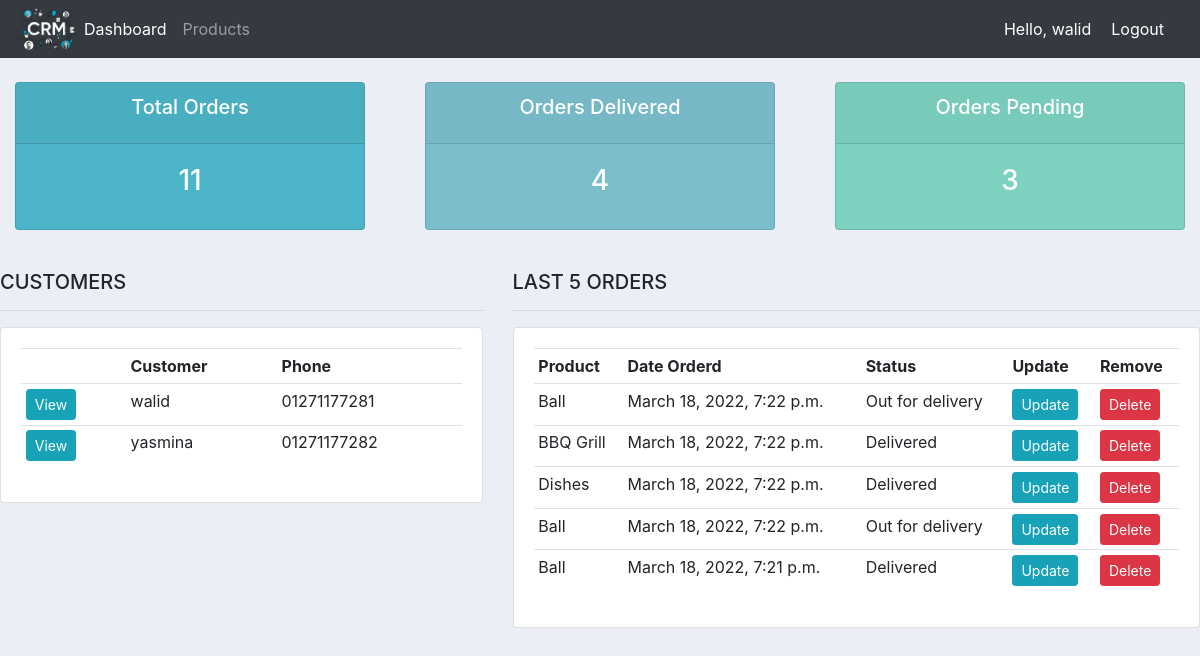
Screenshot of / (signed in) with the database file from the repository.
### accounts/models.py (models this page shows, shortened)
class Customer(models.Model):
    user = models.OneToOneField(User, null=True, blank=True, on_delete=models.CASCADE)
    name = models.CharField(max_length=200, null=True)
    phone = models.CharField(max_length=200, null=True)
    profile_pic = models.ImageField(default="default.png", null=True, blank=True)
    date_created = models.DateTimeField(auto_now_add=True, null=True)

class Order(models.Model):
    STATUS = (
        ('Pending','Pending'),
        ('Out for delivery','Out for delivery'),
        ('Delivered','Delivered'),
    )
    customer = models.ForeignKey(Customer, null=True, on_delete=models.SET_NULL) #One to many rel.
    product = models.ForeignKey(Product, null=True, on_delete=models.SET_NULL)
    date_created = models.DateTimeField(auto_now_add=True, null=True)
    status = models.CharField(max_length=200, null=True, choices=STATUS)

class Product(models.Model):
    CATEGORY = (
        ('Indoor','Indoor'),
        ('Outdoor','Outdoor'),
    )
    name =  models.CharField(max_length=200, null=True)
    price =  models.FloatField(null=True)
    category =  models.CharField(max_length=200, null=True, choices=CATEGORY)
    description =  models.CharField(max_length=200, null=True, blank=True) #blank means can make it blank.
    date_created = models.DateTimeField(auto_now_add=True, null=True)
    tags = models.ManyToManyField(Tag) #Many to many rel.
    def __str__(self):
        return self.name

### accounts/decorators.py (the view)
    def wrapper_func(request, *args, **kwargs):
        group = None
        if request.user.groups.exists():
            group = request.user.groups.all()[0].name
        if group == 'customer':
            return redirect('user-page')
        if group == 'admin':
            return view_func(request, *args, **kwargs)

### accounts/views.py (called while the page is built)
@login_required(login_url='login')
@admin_only
def home(request):
    customers = Customer.objects.all()
    orders = Order.objects.all()
    last_orders = Order.objects.select_related('customer__user', 'product').prefetch_related('product__tags').all().order_by('-date_created')[0:5]
    totalOrders = orders.count()
    delivered = orders.filter(status='Delivered').count()
    pending = orders.filter(status='Pending').count()
    context = {
        'orders':orders,
        'customers':customers,
        'last_orders': last_orders,
        'totalOrders':totalOrders,
        'delivered':delivered,
        'pending':pending
        }
    return render(request, 'accounts/dashboard.html',context)

### accounts/templates/accounts/dashboard.html
{% extends 'accounts/main.html' %}
{% block content %}
{% include 'accounts/status.html' %}
<br>
<div class="row">
	<div class="col-md-5">
		<h5>CUSTOMERS</h5>
		<hr>
		<div class="card card-body">
			<table class="table table-sm">
				<tr>
					<th></th>
					<th>Customer</th>
					<th>Phone</th>
				</tr>
				{% for customer in customers %}
					<tr>
						<td><a class="btn btn-sm btn-info" href="{% url 'customer' customer.id %}">View</a></td>
						<td>{{customer.name}}</td>
						<td>{{customer.phone}}</td>
					</tr>
				{% endfor %}
			</table>
		</div>
	</div>
	<div class="col-md-7">
		<h5>LAST 5 ORDERS</h5>
		<hr>
		<div class="card card-body">
			<table class="table table-sm">
				<tr>
					<th>Product</th>
					<th>Date Orderd</th>
					<th>Status</th>
					<th>Update</th>
					<th>Remove</th>
				</tr>
				{% for order in last_orders %}
					<tr>
						<td>{{order.product}}</td>
						<td>{{order.date_created}}</td>
						<td>{{order.status}}</td>
						<td><a class="btn btn-sm btn-info" href="{% url 'update_order' order.id %}">Update</a></td>
						<td><a class="btn btn-sm btn-danger" href="{% url 'delete_order' order.id %}">Delete</a></td>
					</tr>
				{% endfor %}
			</table>
		</div>
	</div>
</div>
{% endblock %}

### accounts/templates/accounts/main.html (shortened to what this page needs)
{% load static %}
<!DOCTYPE html>
<html lang="en">
<head>
    <link
    rel="stylesheet"
    href="https://cdn.jsdelivr.net/npm/bootstrap@4.3.1/dist/css/bootstrap.min.css"
>
    <link rel="stylesheet" type="text/css" href="{% static '/css/main.css' %}">
</head>
<body>
    {% include 'accounts/navbar.html' %}
    {% block content %}
    {% endblock %}
</body>
</html>

### accounts/templates/accounts/navbar.html (shortened to what this page needs)
{% load static %}
<nav class="navbar navbar-expand-lg navbar-dark bg-dark">
    <img src="{% static 'images/logo.png' %}" width="60">
    <div class="collapse navbar-collapse" id="navbarNav">
      <ul class="navbar-nav">
        {% if request.user.is_staff %}
        <li class="nav-item active">
          <a class="nav-link" href="{% url 'home' %}">Dashboard</a>
        </li>
        <li class="nav-item">
          <a class="nav-link" href="{% url 'products' %}">Products</a>
        </li>
        {% else %}
        <li class="nav-item">
          <a class="nav-link" href="{% url 'account' %}">Settings</a>
        </li>
        {% endif %}
      </ul>
    </div>
    <span class="hello-msg">Hello, {{request.user}} </span>
    <span><a class="hello-msg" href="{% url 'logout' %}">Logout</a></span>
  </nav>

### accounts/templates/accounts/status.html
<br>
<div class="row">
	<div class="col">
		<div class="col-md">
			<div class="card text-center text-white  mb-3" id="total-orders">
			  	<div class="card-header">
			  		<h5 class="card-title">Total Orders</h5>
			  	</div>
			  	<div class="card-body">
			    	<h3 class="card-title">{{totalOrders}}</h3>
			  	</div>
			</div>
		</div>
	</div>
	<div class="col">
		<div class="col-md">
			<div class="card text-center text-white  mb-3" id="orders-delivered">
			  	<div class="card-header">
			  		<h5 class="card-title">Orders Delivered</h5>
			  	</div>
			  	<div class="card-body">
			    	<h3 class="card-title">{{delivered}}</h3>
			  	</div>
			</div>
		</div>
	</div>
	<div class="col">
		<div class="col-md">
			<div class="card text-center text-white  mb-3" id="orders-pending">
			  	<div class="card-header">
			  		<h5 class="card-title">Orders Pending</h5>
			  	</div>
			  	<div class="card-body">
			    	<h3 class="card-title">{{pending}}</h3>
			  	</div>
			</div>
		</div>
	</div>
</div>

### static/css/main.css (style rules this page uses)
body { background-color: #ebeff5; }
#total-orders { background-color: #4cb4c7; }
#orders-delivered { background-color: #7abecc; }
#orders-pending { background-color: #7CD1C0; }

### accounts/templates/accounts/navbar.html (style rules this page uses)
.hello-msg { font-size: 18x; color: #fff; margin-right: 20px; }

### rows the page displays
Customer: name "walid", phone "01271177281"
Customer: name "yasmina", phone "01271177282"
Order: product "Ball", date_created "March 18, 2022, 7:22 p.m.", status "Out for delivery"
Order: product "BBQ Grill", date_created "March 18, 2022, 7:22 p.m.", status "Delivered"
Order: product "Dishes", date_created "March 18, 2022, 7:22 p.m.", status "Delivered"
Order: product "Ball", date_created "March 18, 2022, 7:22 p.m.", status "Out for delivery"
Order: product "Ball", date_created "March 18, 2022, 7:21 p.m.", status "Delivered"

### other values shown
{{ request.user }} "walid"
{{ totalOrders }} "11"
{{ delivered }} "4"
{{ pending }} "3"
